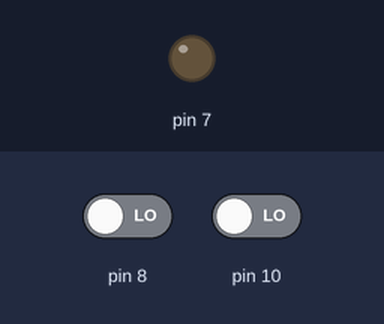
Bench run of a sketch on a simulated Arduino Uno, built with avr-gcc and run on an emulated ATmega328P. On the bench: output pins drawn as LEDs (lit = HIGH). Inputs (shaded band) come from the test bench; at power-on: pin 8 LOW, pin 10 LOW. What the sketch prints to the serial monitor is not drawn.

Above: at 1.2 s.
1.3 s: pin 8 driven HIGH
At 2.5 s:
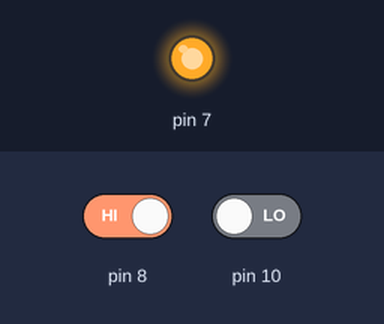
2.8 s: pin 10 driven HIGH
At 3.6 s:
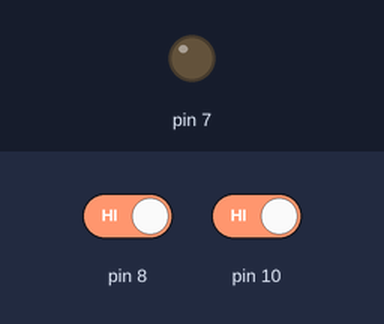
4.3 s: pin 10 driven LOW
At 4.7 s:
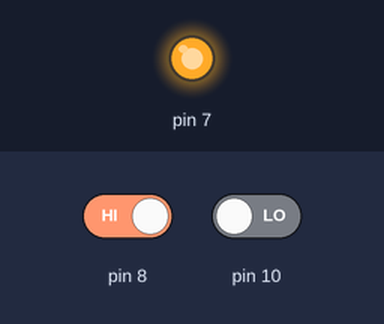
5.8 s: pin 8 driven LOW
At 7.1 s:
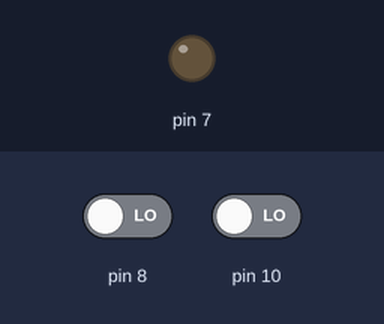
Timing chart, 0 to 8.3 s (numbered marks = the images above; inputs shaded):
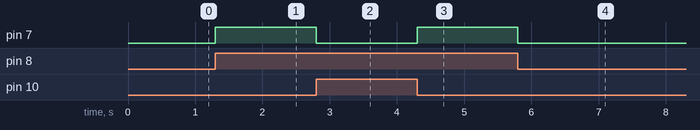

The sketch:

Masters_of_Bits_and_Atoms.ino
```cpp
void setup()
{
   Serial.begin(19200);
  pinMode(7,OUTPUT);
pinMode(8, INPUT);
pinMode(10, INPUT);
}

void loop()
{
    if (digitalRead(8) == HIGH){
      if (digitalRead(10) == HIGH){
      digitalWrite(7, LOW);
      }
      else{
       Serial.print("AA");
       digitalWrite(7,HIGH);
       }
    }
   else{
   digitalWrite(7, LOW);
  }
}
```

Measured:
- after the input at 1.3 s, pin 7: LOW → HIGH at once
- after the input at 2.8 s, pin 7: HIGH → LOW at once
- after the input at 4.3 s, pin 7: LOW → HIGH at once
- after the input at 5.8 s, pin 7: HIGH → LOW at once
